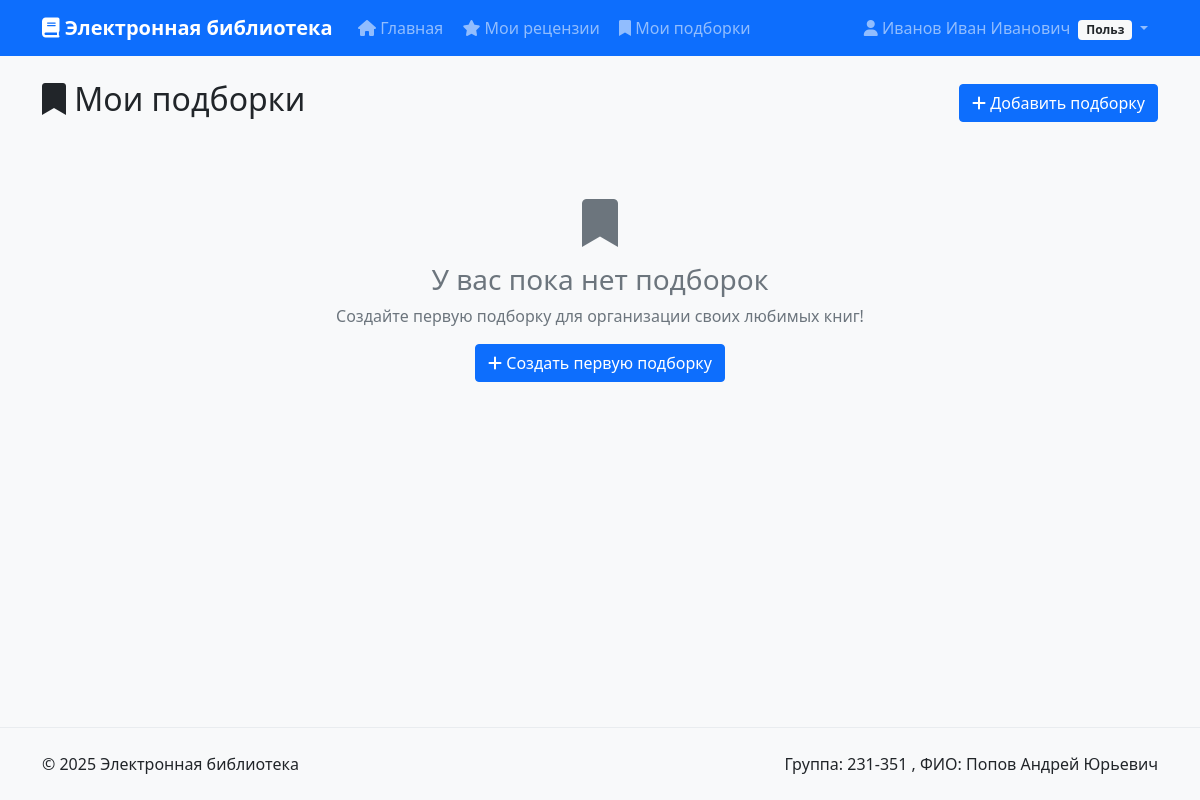
/my-collections (signed in), run on the app's committed database.
### tables this page shows
CREATE TABLE users (
            id INTEGER PRIMARY KEY AUTOINCREMENT,
            login TEXT NOT NULL UNIQUE,
            password_hash TEXT NOT NULL,
            last_name TEXT NOT NULL,
            first_name TEXT NOT NULL,
            middle_name TEXT,
            role_id INTEGER NOT NULL,
            FOREIGN KEY (role_id) REFERENCES roles(id)
        );

### app.py (the view)
    def decorated_function(*args, **kwargs):
        user = get_current_user()
        if not user or user['role_name'] != 'user':
            flash('У вас недостаточно прав для выполнения данного действия')
            return redirect(url_for('index'))
        return f(*args, **kwargs)

### app.py (called while the page is built)
def get_db():
    if 'db' not in g:
        g.db = sqlite3.connect(DATABASE)
        g.db.row_factory = sqlite3.Row
        g.db.execute('PRAGMA foreign_keys = ON')
    return g.db

@app.teardown_appcontext
def close_db_connection(error):
    close_db(error)

def get_current_user():
    if 'user_id' not in session:
        return None
    db = get_db()
    user = db.execute("""
        SELECT u.*, r.name as role_name
        FROM users u
        JOIN roles r ON u.role_id = r.id
        WHERE u.id = ?
    """, (session['user_id'],)).fetchone()
    return user

def login_required(f):
    def decorated_function(*args, **kwargs):
        if 'user_id' not in session:
            flash('Для выполнения данного действия необходимо пройти процедуру аутентификации')
            return redirect(url_for('login'))
        return f(*args, **kwargs)
    decorated_function.__name__ = f.__name__
    return decorated_function

def user_required(f):
    def decorated_function(*args, **kwargs):
        user = get_current_user()
        if not user or user['role_name'] != 'user':
            flash('У вас недостаточно прав для выполнения данного действия')
            return redirect(url_for('index'))
        return f(*args, **kwargs)
    decorated_function.__name__ = f.__name__
    return decorated_function

@app.route('/my-collections')
@login_required
@user_required
def my_collections():
    db = get_db()
    collections = db.execute("""
        SELECT c.*, COUNT(cb.id) as book_count
        FROM collections c
        LEFT JOIN collection_books cb ON c.id = cb.collection_id
        WHERE c.user_id = ?
        GROUP BY c.id
        ORDER BY c.created_at DESC
    """, (session['user_id'],)).fetchall()
    return render_template('user/my_collections.html', collections=collections)

@app.context_processor
def inject_user():
    return dict(current_user=get_current_user())

### templates/user/my_collections.html (shortened to what this page needs)
{% extends "base.html" %}
{% block content %}
<div class="row">
    <div class="col-12">
        <div class="d-flex justify-content-between align-items-center mb-4">
            <h1 class="h2">
                <i class="fas fa-bookmark"></i> Мои подборки
            </h1>
            <button type="button" class="btn btn-primary" data-bs-toggle="modal" data-bs-target="#addCollectionModal">
                <i class="fas fa-plus"></i> Добавить подборку
            </button>
        </div>
        {% if collections %}
            <div class="row">
                {% for collection in collections %}
                    <div class="col-md-6 col-lg-4 mb-4">
                        <div class="card h-100">
                            <div class="card-body d-flex flex-column">
                                <h5 class="card-title">
                                    <i class="fas fa-folder"></i> {{ collection.name }}
                                </h5>
                                <div class="mb-3">
                                    <span class="badge bg-primary">
                                        {{ collection.book_count }} книг
                                    </span>
                                </div>
                                <div class="text-muted mb-3">
                                    <small>
                                        <i class="fas fa-calendar"></i>
                                        Создана: {{ collection.created_at if collection.created_at else 'Недавно' }}
                                    </small>
                                </div>
                                <div class="mt-auto">
                                    <div class="d-grid gap-2">
                                        <a href="{{ url_for('view_collection', collection_id=collection.id) }}"
                                           class="btn btn-outline-primary">
                                            <i class="fas fa-eye"></i> Просмотр
                                        </a>
                                        <form method="POST"
                                              action="{{ url_for('delete_collection', collection_id=collection.id) }}"
                                              onsubmit="return confirm('Вы уверены, что хотите удалить подборку &quot;{{ collection.name }}&quot;?')">
                                            <button type="submit" class="btn btn-outline-danger w-100">
                                                <i class="fas fa-trash"></i> Удалить
                                            </button>
                                        </form>
                                    </div>
                                </div>
                            </div>
                        </div>
                    </div>
                {% endfor %}
            </div>
        {% else %}
            <div class="text-center py-5">
                <i class="fas fa-bookmark fa-3x text-muted mb-3"></i>
                <h3 class="text-muted">У вас пока нет подборок</h3>
                <p class="text-muted">Создайте первую подборку для организации своих любимых книг!</p>
                <button type="button" class="btn btn-primary" data-bs-toggle="modal" data-bs-target="#addCollectionModal">
                    <i class="fas fa-plus"></i> Создать первую подборку
                </button>
            </div>
        {% endif %}
    </div>
</div>
{% endblock %}

### templates/base.html (shortened to what this page needs)
<!DOCTYPE html>
<html lang="ru">
<head>
    <link href="https://cdn.jsdelivr.net/npm/bootstrap@5.1.3/dist/css/bootstrap.min.css" rel="stylesheet">
    <link href="https://cdnjs.cloudflare.com/ajax/libs/font-awesome/6.0.0/css/all.min.css" rel="stylesheet">
    <link href="https://cdnjs.cloudflare.com/ajax/libs/easymde/2.18.0/easymde.min.css" rel="stylesheet">
</head>
<body>
    <nav class="navbar navbar-expand-lg navbar-dark bg-primary">
        <div class="container">
            <a class="navbar-brand" href="{{ url_for('index') }}">
                <i class="fas fa-book"></i> Электронная библиотека
            </a>
            <div class="collapse navbar-collapse" id="navbarNav">
                <ul class="navbar-nav me-auto">
                    <li class="nav-item">
                        <a class="nav-link" href="{{ url_for('index') }}">
                            <i class="fas fa-home"></i> Главная
                        </a>
                    </li>
                    {% if current_user %}
                        {% if current_user.role_name == 'user' %}
                            <li class="nav-item">
                                <a class="nav-link" href="{{ url_for('my_reviews') }}">
                                    <i class="fas fa-star"></i> Мои рецензии
                                </a>
                            </li>
                            <li class="nav-item">
                                <a class="nav-link" href="{{ url_for('my_collections') }}">
                                    <i class="fas fa-bookmark"></i> Мои подборки
                                </a>
                            </li>
                        {% endif %}
                    {% endif %}
                </ul>
                <ul class="navbar-nav">
                    {% if current_user %}
                        <li class="nav-item dropdown">
                            <a class="nav-link dropdown-toggle" href="#" role="button" data-bs-toggle="dropdown">
                                <i class="fas fa-user"></i>
                                {{ current_user.last_name }} {{ current_user.first_name }}
                                {% if current_user.middle_name %}{{ current_user.middle_name }}{% endif %}
                                <span class="badge bg-light text-dark ms-1">
                                    {% if current_user.role_name == 'administrator' %}Админ
                                    {% elif current_user.role_name == 'moderator' %}Модер
                                    {% else %}Польз{% endif %}
                                </span>
                            </a>
                        </li>
                    {% else %}
                        <li class="nav-item">
                            <a class="nav-link" href="{{ url_for('login') }}">
                                <i class="fas fa-sign-in-alt"></i> Войти
                            </a>
                        </li>
                    {% endif %}
                </ul>
            </div>
        </div>
    </nav>
    <main class="container mt-4">
        {% block content %}{% endblock %}
    </main>
    <footer class="bg-light mt-5 py-4">
        <div class="container">
            <div class="row">
                <div class="col-md-6">
                    <p class="mb-0">&copy; 2025 Электронная библиотека</p>
                </div>
                <div class="col-md-6 text-end">
                    <p class="mb-0">Группа: 231-351 , ФИО: Попов Андрей Юрьевич</p>
                </div>
            </div>
        </div>
    </footer>
</body>
</html>

### templates/base.html (style rules this page uses)
body { min-height: 100vh; display: flex; flex-direction: column; background-color: #f8f9fa; }
main { flex: 1; }
.navbar-brand { font-weight: bold; }
.navbar-nav .nav-link { border-radius: 0.25rem; margin: 0 0.1rem; transition: background-color 0.2s ease-in-out; }
footer { margin-top: auto; border-top: 1px solid #e9ecef; }

### data on the page
users: last_name "Иванов", first_name "Иван", middle_name "Иванович"
